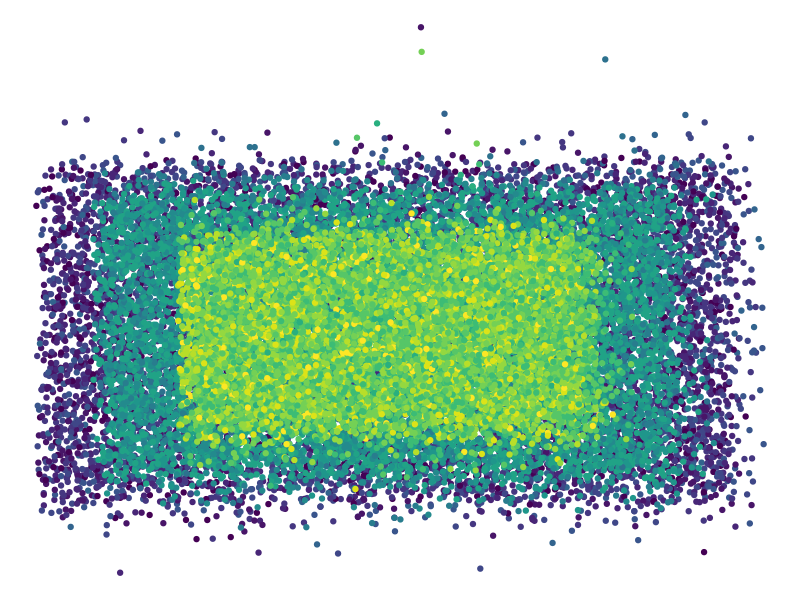

Source code (R):
## ---- chunk 1
remind_me <- function() {
  groceries <- c("rice",
                 "chocolate",
                 "cheese",
                 "tomatoes",
                 "strawberries",
                 "bananas",
                 "potatoes")
  return(as.list(groceries))
}
remind_me()
## ---- chunk 2
cheat <- function(exercise) {
  if (exercise == 1) {
    print("exam_grades <- rnorm(65, 7.5, 1)")
    print("hist(exam_grades)")
  } else if (exercise == 16) {
    print("matrix(1:9, nrow = 3, byrow = TRUE)*c(1:3)")
  } else if (exercise == 17) {
    print("control + shift + A")
  } else {
    print("Sorry, you can't get the solution for this exercise!")
  }
}
cheat(1)
## ---- chunk 3
make_art <- function(random_seed = 12671142){
  library("ggplot2")
  set.seed(random_seed)
  random_sample <- diamonds[sample(nrow(diamonds), 10000), ]
  ggplot(data = random_sample, mapping = aes(x = carat, y = depth)) +
    geom_jitter(width = 12, height = 14, mapping = aes(colour = color)) +
    geom_jitter(width = 10, height = 12, mapping = aes(colour = cut)) +
    geom_jitter(width = 7, height = 8, mapping = aes(colour = clarity)) +
    theme_void() +
    theme(legend.position = "none")
}
make_art(193)
